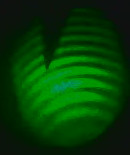
#> input picture Attempt 2/t=12.jpg, 130 x 155 px
$ python fringe_counter.py   (older library calls are emulated)
#> lines starting #> are read from the running program, lines starting #| are printed output that depends on the picture
import matplotlib.pyplot as plt
import matplotlib.gridspec as gridspec
import numpy as np
import cv2
from scipy.signal import find_peaks
from scipy.ndimage import gaussian_filter1d

FILE_NAME = 't=12.jpg'

fig = plt.figure(tight_layout=True)
gs = gridspec.GridSpec(2, 2)
ax1 = fig.add_subplot(gs[0, 0])
ax2 = fig.add_subplot(gs[0, 1])
ax3 = fig.add_subplot(gs[1, :])
ax1.set_xticks([])
ax1.set_yticks([])
ax2.set_yticks([])
ax2.set_xticks([])

img = cv2.imread(FILE_NAME, 0) # read in the image as grayscale
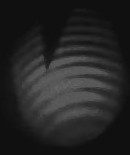
#> img: shape (155, 130); min 14, max 102, mean 36.8
img = cv2.bitwise_not(img)
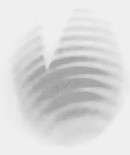
#> img: shape (155, 130); min 153, max 241, mean 218.2
ax1.imshow(img, cmap='gray')
ax1.set_title("Original image (grayscale)")

img[img < 100] = 0 # apply some arbitrary thresholding (there's
# a bunch of noise in the image

yp, xp = np.where(img != 0)

xmax = max(xp)
#> xmax = 129
xmin = min(xp)
#> xmin = 0

target_slice = (xmax - xmin) /1.7 + xmin # get the middle of the fringe blob
#> target_slice = 75.88

sobely = cv2.Sobel(img,cv2.CV_64F,0,1,ksize=5) # get the vertical derivative
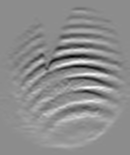
#> sobely: shape (155, 130) float64; min -2355, max 1905, mean 0; drawn with min black and max white

sobely = cv2.blur(sobely,(1,1)) # make the peaks a little smoother

ax2.imshow(sobely, cmap='gray') #show the derivative (troughs are very visible)
ax2.plot([target_slice, target_slice], [img.shape[0], 0], 'r-')

slc = sobely[:, int(target_slice)]
#> slc = 155 values, max 1631 at index 61, min -2065 at index 56, mean 0
slc[slc < 0] = 0
ax2.set_title("Vertical Derivative")

slc = gaussian_filter1d(slc, sigma=2) # filter the peaks the remove noise,
#> slc = 155 values, max 897.1 at index 61, min 0 at index 0, mean 207.4
# again an arbitrary threshold

ax3.plot(slc)
peaks = find_peaks(slc)[0] # [0] returns only locations
#> peaks = [12, 21, 30, 40, 50, 61, 74, 88, 102, 117, 138, 144]
ax3.set_xlabel("Pixels")
ax3.plot(peaks, slc[peaks], 'ro')
ax3.set_title('number of fringes at t = 12mm: ' + str(len(peaks)))
plt.savefig("t=12mm.png", dpi=800)
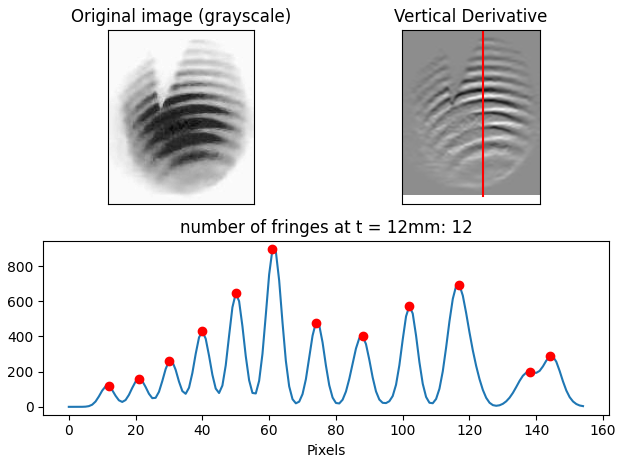
#> figure drawn by matplotlib, 3 panels; panel 3: curve peaks at x = 61, y = 897.1; panel 3: curve peaks at x = 61, y = 897.1
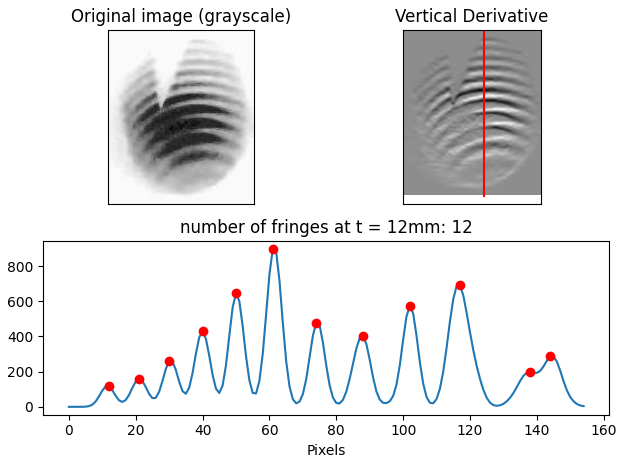
#> figure drawn by matplotlib, 3 panels; panel 3: curve peaks at x = 61, y = 897.1; panel 3: curve peaks at x = 61, y = 897.1

$ run again, with Attempt 2/t=15.jpg copied over Attempt 2/t=12.jpg
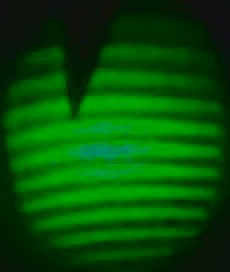
#> input picture Attempt 2/t=15.jpg, 115 x 136 px (shown 2 times larger)
#> yp = 15640 values from 0 to 135; xp = 15640 values, max 114 at index 114, min 0 at index 0, mean 57
#> xmax = 114
#> xmin = 0
#> target_slice = 67.06
#> `sobely = cv2.Sobel(img,cv2.CV_64F,0,1,ksize=5)`:
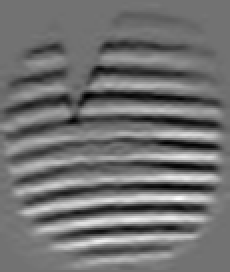
#> sobely: shape (136, 115) float64 (shown 2 times larger); min -1667, max 2054, mean -2.5; drawn with min black and max white
#> `slc = sobely[:, int(target_slice)]`: slc = 136 values, max 1794 at index 109, min -1495 at index 47, mean -7.19
#> `slc = gaussian_filter1d(slc, sigma=2)`: slc = 136 values, max 1045 at index 109, min 0.181 at index 8, mean 268.4
#> peaks = [16, 29, 42, 54, 67, 78, 89, 99, 109, 119, 129]
#> `plt.savefig("t=12mm.png", dpi=800)`:
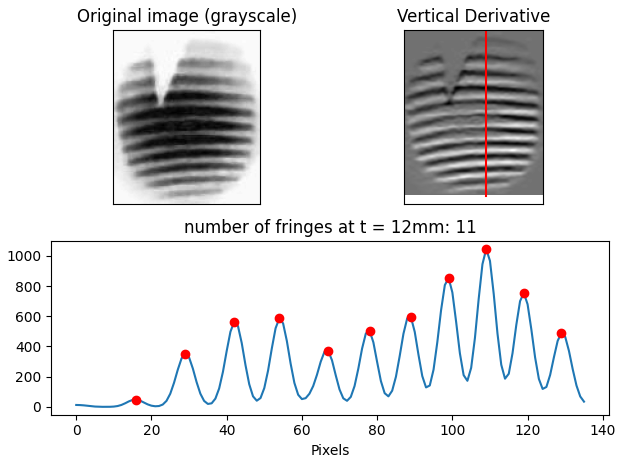
#> figure drawn by matplotlib, 3 panels; panel 3: curve peaks at x = 109, y = 1045; panel 3: curve peaks at x = 109, y = 1045
